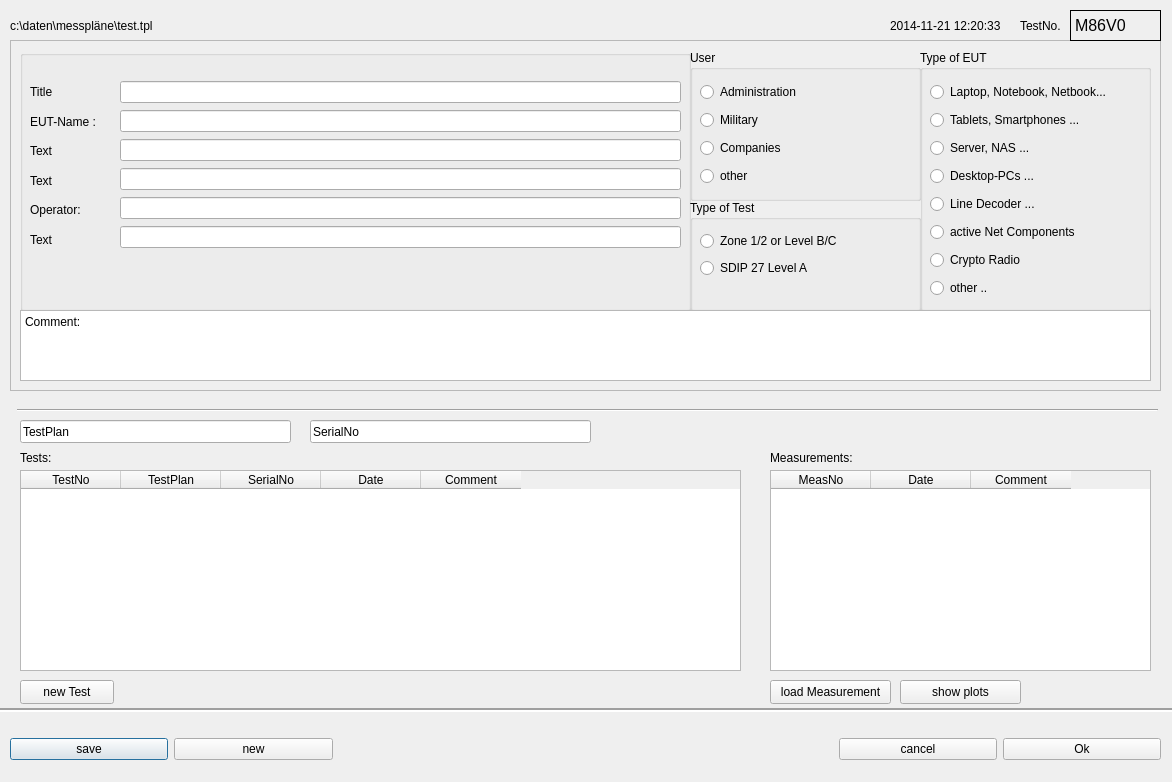
<?xml version="1.0" encoding="UTF-8"?>
<ui version="4.0">
 <class>TestDescription</class>
 <widget class="QDialog" name="TestDescription">
  <property name="geometry">
   <rect>
    <x>0</x>
    <y>0</y>
    <width>1172</width>
    <height>782</height>
   </rect>
  </property>
  <property name="windowTitle">
   <string>Test Description</string>
  </property>
  <widget class="QWidget" name="horizontalLayoutWidget_3">
   <property name="geometry">
    <rect>
     <x>10</x>
     <y>730</y>
     <width>1151</width>
     <height>39</height>
    </rect>
   </property>
   <layout class="QHBoxLayout" name="horizontalLayout_3">
    <item>
     <widget class="QPushButton" name="BtnSaveDescription">
      <property name="text">
       <string>save</string>
      </property>
     </widget>
    </item>
    <item>
     <widget class="QPushButton" name="BtnNewDescription">
      <property name="text">
       <string>new</string>
      </property>
     </widget>
    </item>
    <item>
     <spacer name="horizontalSpacer_2">
      <property name="orientation">
       <enum>Qt::Horizontal</enum>
      </property>
      <property name="sizeType">
       <enum>QSizePolicy::Fixed</enum>
      </property>
      <property name="sizeHint" stdset="0">
       <size>
        <width>500</width>
        <height>34</height>
       </size>
      </property>
     </spacer>
    </item>
    <item>
     <widget class="QPushButton" name="BtnCancel">
      <property name="sizePolicy">
       <sizepolicy hsizetype="Minimum" vsizetype="Fixed">
        <horstretch>0</horstretch>
        <verstretch>0</verstretch>
       </sizepolicy>
      </property>
      <property name="text">
       <string>cancel</string>
      </property>
     </widget>
    </item>
    <item>
     <widget class="QPushButton" name="BtnOk">
      <property name="text">
       <string>Ok</string>
      </property>
     </widget>
    </item>
   </layout>
  </widget>
  <widget class="QFrame" name="frame">
   <property name="geometry">
    <rect>
     <x>10</x>
     <y>40</y>
     <width>1151</width>
     <height>351</height>
    </rect>
   </property>
   <property name="frameShape">
    <enum>QFrame::StyledPanel</enum>
   </property>
   <property name="frameShadow">
    <enum>QFrame::Raised</enum>
   </property>
   <widget class="QGroupBox" name="groupBox">
    <property name="geometry">
     <rect>
      <x>910</x>
      <y>10</y>
      <width>231</width>
      <height>261</height>
     </rect>
    </property>
    <property name="title">
     <string>Type of EUT</string>
    </property>
    <widget class="QWidget" name="verticalLayoutWidget_2">
     <property name="geometry">
      <rect>
       <x>10</x>
       <y>30</y>
       <width>201</width>
       <height>221</height>
      </rect>
     </property>
     <layout class="QVBoxLayout" name="verticalLayout_2">
      <item>
       <widget class="QRadioButton" name="RBtnTE1">
        <property name="text">
         <string>Laptop, Notebook, Netbook...</string>
        </property>
       </widget>
      </item>
      <item>
       <widget class="QRadioButton" name="RBtnTE2">
        <property name="text">
         <string>Tablets, Smartphones ...</string>
        </property>
       </widget>
      </item>
      <item>
       <widget class="QRadioButton" name="RBtnTE3">
        <property name="text">
         <string>Server, NAS ...</string>
        </property>
       </widget>
      </item>
      <item>
       <widget class="QRadioButton" name="RBtnTE4">
        <property name="toolTip">
         <string>e.g. SINA-Workstation</string>
        </property>
        <property name="text">
         <string>Desktop-PCs ...</string>
        </property>
       </widget>
      </item>
      <item>
       <widget class="QRadioButton" name="RBtnTE5">
        <property name="toolTip">
         <string>e.g Elcrodat, SINA-Box</string>
        </property>
        <property name="text">
         <string>Line Decoder ...</string>
        </property>
       </widget>
      </item>
      <item>
       <widget class="QRadioButton" name="RBtnTE6">
        <property name="toolTip">
         <string>e.g. Router, Switches</string>
        </property>
        <property name="text">
         <string>active Net Components</string>
        </property>
       </widget>
      </item>
      <item>
       <widget class="QRadioButton" name="RBtnTE7">
        <property name="text">
         <string>Crypto Radio</string>
        </property>
       </widget>
      </item>
      <item>
       <widget class="QRadioButton" name="RBtnTE8">
        <property name="toolTip">
         <string>e.g Key?, KVZ</string>
        </property>
        <property name="text">
         <string>other ..</string>
        </property>
       </widget>
      </item>
     </layout>
    </widget>
   </widget>
   <widget class="QGroupBox" name="groupBox_2">
    <property name="geometry">
     <rect>
      <x>10</x>
      <y>10</y>
      <width>671</width>
      <height>261</height>
     </rect>
    </property>
    <property name="title">
     <string/>
    </property>
    <widget class="QWidget" name="verticalLayoutWidget_3">
     <property name="geometry">
      <rect>
       <x>100</x>
       <y>30</y>
       <width>561</width>
       <height>169</height>
      </rect>
     </property>
     <layout class="QVBoxLayout" name="verticalLayout_3">
      <item>
       <widget class="QLineEdit" name="lineEdit_2"/>
      </item>
      <item>
       <widget class="QLineEdit" name="lineEdit_5"/>
      </item>
      <item>
       <widget class="QLineEdit" name="lineEdit_3"/>
      </item>
      <item>
       <widget class="QLineEdit" name="lineEdit_6"/>
      </item>
      <item>
       <widget class="QLineEdit" name="lineEdit_4"/>
      </item>
      <item>
       <widget class="QLineEdit" name="lineEdit"/>
      </item>
     </layout>
    </widget>
    <widget class="QWidget" name="verticalLayoutWidget">
     <property name="geometry">
      <rect>
       <x>10</x>
       <y>30</y>
       <width>82</width>
       <height>171</height>
      </rect>
     </property>
     <layout class="QVBoxLayout" name="verticalLayout">
      <item>
       <widget class="QLabel" name="label_8">
        <property name="text">
         <string>Title</string>
        </property>
       </widget>
      </item>
      <item>
       <widget class="QLabel" name="label_4">
        <property name="text">
         <string>EUT-Name :</string>
        </property>
       </widget>
      </item>
      <item>
       <widget class="QLabel" name="label_6">
        <property name="text">
         <string>Text</string>
        </property>
       </widget>
      </item>
      <item>
       <widget class="QLabel" name="label_7">
        <property name="text">
         <string>Text</string>
        </property>
       </widget>
      </item>
      <item>
       <widget class="QLabel" name="label_5">
        <property name="text">
         <string>Operator:</string>
        </property>
       </widget>
      </item>
      <item>
       <widget class="QLabel" name="label_9">
        <property name="text">
         <string>Text</string>
        </property>
       </widget>
      </item>
     </layout>
    </widget>
   </widget>
   <widget class="QGroupBox" name="groupBox_3">
    <property name="geometry">
     <rect>
      <x>680</x>
      <y>10</y>
      <width>231</width>
      <height>151</height>
     </rect>
    </property>
    <property name="title">
     <string>User</string>
    </property>
    <widget class="QWidget" name="verticalLayoutWidget_4">
     <property name="geometry">
      <rect>
       <x>10</x>
       <y>30</y>
       <width>211</width>
       <height>111</height>
      </rect>
     </property>
     <layout class="QVBoxLayout" name="verticalLayout_4">
      <item>
       <widget class="QRadioButton" name="RBtnUser1">
        <property name="whatsThis">
         <string>&lt;html&gt;&lt;head/&gt;&lt;body&gt;&lt;p&gt;&lt;span style=&quot; font-weight:600;&quot;&gt;who uses or get the tested EUT:&lt;/span&gt;&lt;/p&gt;&lt;p&gt;Administration and other organistions (e.g. BMVg)&lt;/p&gt;&lt;/body&gt;&lt;/html&gt;</string>
        </property>
        <property name="text">
         <string>Administration</string>
        </property>
       </widget>
      </item>
      <item>
       <widget class="QRadioButton" name="RBtnUser2">
        <property name="whatsThis">
         <string>&lt;html&gt;&lt;head/&gt;&lt;body&gt;&lt;p&gt;&lt;span style=&quot; font-weight:600;&quot;&gt;who uses or get the tested EUT:&lt;/span&gt;&lt;/p&gt;&lt;p&gt;Military and military administration (e.g. BWI, BAAINBw)&lt;/p&gt;&lt;/body&gt;&lt;/html&gt;</string>
        </property>
        <property name="text">
         <string>Military</string>
        </property>
       </widget>
      </item>
      <item>
       <widget class="QRadioButton" name="RBtnUser3">
        <property name="whatsThis">
         <string>&lt;html&gt;&lt;head/&gt;&lt;body&gt;&lt;p&gt;&lt;span style=&quot; font-weight:600;&quot;&gt;who uses or get the tested EUT:&lt;/span&gt;&lt;/p&gt;&lt;p&gt;Companies&lt;/p&gt;&lt;/body&gt;&lt;/html&gt;</string>
        </property>
        <property name="text">
         <string>Companies</string>
        </property>
       </widget>
      </item>
      <item>
       <widget class="QRadioButton" name="RBtnUser4">
        <property name="whatsThis">
         <string>&lt;html&gt;&lt;head/&gt;&lt;body&gt;&lt;p&gt;&lt;span style=&quot; font-weight:600;&quot;&gt;who uses or get the tested EUT:&lt;/span&gt;&lt;/p&gt;&lt;p&gt;other (e.g. private persons)&lt;/p&gt;&lt;/body&gt;&lt;/html&gt;</string>
        </property>
        <property name="text">
         <string>other</string>
        </property>
       </widget>
      </item>
     </layout>
    </widget>
   </widget>
   <widget class="QGroupBox" name="groupBox_4">
    <property name="geometry">
     <rect>
      <x>680</x>
      <y>160</y>
      <width>231</width>
      <height>111</height>
     </rect>
    </property>
    <property name="title">
     <string>Type of Test</string>
    </property>
    <widget class="QWidget" name="verticalLayoutWidget_5">
     <property name="geometry">
      <rect>
       <x>10</x>
       <y>30</y>
       <width>214</width>
       <height>51</height>
      </rect>
     </property>
     <layout class="QVBoxLayout" name="verticalLayout_5">
      <item>
       <widget class="QRadioButton" name="RBtnTT1">
        <property name="whatsThis">
         <string>&lt;html&gt;&lt;head/&gt;&lt;body&gt;&lt;p&gt;&lt;span style=&quot; font-weight:600;&quot;&gt;Type of Test:&lt;/span&gt;&lt;/p&gt;&lt;p&gt;Zone 1 &amp;amp; 2 (national)&lt;/p&gt;&lt;p&gt;or&lt;/p&gt;&lt;p&gt;Level B &amp;amp; C (internationa)&lt;/p&gt;&lt;/body&gt;&lt;/html&gt;</string>
        </property>
        <property name="text">
         <string>Zone 1/2 or Level B/C</string>
        </property>
       </widget>
      </item>
      <item>
       <widget class="QRadioButton" name="RBtnTT2">
        <property name="whatsThis">
         <string>&lt;html&gt;&lt;head/&gt;&lt;body&gt;&lt;p&gt;&lt;span style=&quot; font-weight:600;&quot;&gt;Type of Test&lt;/span&gt;&lt;/p&gt;&lt;/body&gt;&lt;/html&gt;</string>
        </property>
        <property name="text">
         <string>SDIP 27 Level A</string>
        </property>
       </widget>
      </item>
     </layout>
    </widget>
   </widget>
   <widget class="QPlainTextEdit" name="plainTextEdit">
    <property name="geometry">
     <rect>
      <x>10</x>
      <y>270</y>
      <width>1131</width>
      <height>71</height>
     </rect>
    </property>
    <property name="plainText">
     <string>Comment:</string>
    </property>
   </widget>
   <zorder>groupBox_2</zorder>
   <zorder>groupBox</zorder>
   <zorder>groupBox_3</zorder>
   <zorder>groupBox_4</zorder>
   <zorder>plainTextEdit</zorder>
  </widget>
  <widget class="QLabel" name="label_3">
   <property name="geometry">
    <rect>
     <x>1070</x>
     <y>10</y>
     <width>91</width>
     <height>31</height>
    </rect>
   </property>
   <property name="font">
    <font>
     <pointsize>12</pointsize>
    </font>
   </property>
   <property name="toolTip">
    <string>&lt;html&gt;&lt;head/&gt;&lt;body&gt;&lt;p&gt;TestNo:&lt;/p&gt;&lt;p&gt;[Test]-[Measurement]-[sheet of ]&lt;/p&gt;&lt;p&gt;e.g. M86V0-34-2/6&lt;/p&gt;&lt;/body&gt;&lt;/html&gt;</string>
   </property>
   <property name="whatsThis">
    <string extracomment="testtet"/>
   </property>
   <property name="frameShape">
    <enum>QFrame::Box</enum>
   </property>
   <property name="text">
    <string>M86V0</string>
   </property>
  </widget>
  <widget class="QLabel" name="label_11">
   <property name="geometry">
    <rect>
     <x>10</x>
     <y>10</y>
     <width>521</width>
     <height>31</height>
    </rect>
   </property>
   <property name="text">
    <string>c:\daten\messpläne\test.tpl</string>
   </property>
  </widget>
  <widget class="QLabel" name="label_10">
   <property name="geometry">
    <rect>
     <x>890</x>
     <y>10</y>
     <width>131</width>
     <height>31</height>
    </rect>
   </property>
   <property name="text">
    <string>2014-11-21 12:20:33</string>
   </property>
  </widget>
  <widget class="QLabel" name="label_2">
   <property name="geometry">
    <rect>
     <x>1020</x>
     <y>10</y>
     <width>51</width>
     <height>31</height>
    </rect>
   </property>
   <property name="font">
    <font>
     <pointsize>9</pointsize>
     <weight>50</weight>
     <bold>false</bold>
    </font>
   </property>
   <property name="text">
    <string>TestNo.</string>
   </property>
  </widget>
  <widget class="Line" name="line">
   <property name="geometry">
    <rect>
     <x>-3</x>
     <y>700</y>
     <width>1181</width>
     <height>20</height>
    </rect>
   </property>
   <property name="lineWidth">
    <number>2</number>
   </property>
   <property name="orientation">
    <enum>Qt::Horizontal</enum>
   </property>
  </widget>
  <widget class="Line" name="line_2">
   <property name="geometry">
    <rect>
     <x>17</x>
     <y>400</y>
     <width>1141</width>
     <height>20</height>
    </rect>
   </property>
   <property name="orientation">
    <enum>Qt::Horizontal</enum>
   </property>
  </widget>
  <widget class="QLineEdit" name="lineEdit_7">
   <property name="geometry">
    <rect>
     <x>20</x>
     <y>420</y>
     <width>271</width>
     <height>23</height>
    </rect>
   </property>
   <property name="text">
    <string>TestPlan</string>
   </property>
  </widget>
  <widget class="QLineEdit" name="lineEdit_8">
   <property name="geometry">
    <rect>
     <x>310</x>
     <y>420</y>
     <width>281</width>
     <height>23</height>
    </rect>
   </property>
   <property name="text">
    <string>SerialNo</string>
   </property>
  </widget>
  <widget class="QLabel" name="label">
   <property name="geometry">
    <rect>
     <x>20</x>
     <y>450</y>
     <width>55</width>
     <height>15</height>
    </rect>
   </property>
   <property name="text">
    <string>Tests:</string>
   </property>
  </widget>
  <widget class="QLabel" name="label_12">
   <property name="geometry">
    <rect>
     <x>770</x>
     <y>450</y>
     <width>101</width>
     <height>16</height>
    </rect>
   </property>
   <property name="text">
    <string>Measurements:</string>
   </property>
  </widget>
  <widget class="QPushButton" name="pushButton">
   <property name="geometry">
    <rect>
     <x>900</x>
     <y>680</y>
     <width>121</width>
     <height>24</height>
    </rect>
   </property>
   <property name="text">
    <string>show plots</string>
   </property>
  </widget>
  <widget class="QPushButton" name="pushButton_2">
   <property name="geometry">
    <rect>
     <x>20</x>
     <y>680</y>
     <width>94</width>
     <height>24</height>
    </rect>
   </property>
   <property name="text">
    <string>new Test</string>
   </property>
  </widget>
  <widget class="QPushButton" name="pushButton_3">
   <property name="geometry">
    <rect>
     <x>770</x>
     <y>680</y>
     <width>121</width>
     <height>24</height>
    </rect>
   </property>
   <property name="text">
    <string>load Measurement</string>
   </property>
  </widget>
  <widget class="QTableWidget" name="tableWidget_2">
   <property name="geometry">
    <rect>
     <x>20</x>
     <y>470</y>
     <width>721</width>
     <height>201</height>
    </rect>
   </property>
   <column>
    <property name="text">
     <string>TestNo</string>
    </property>
   </column>
   <column>
    <property name="text">
     <string>TestPlan</string>
    </property>
   </column>
   <column>
    <property name="text">
     <string>SerialNo</string>
    </property>
   </column>
   <column>
    <property name="text">
     <string>Date</string>
    </property>
   </column>
   <column>
    <property name="text">
     <string>Comment</string>
    </property>
   </column>
  </widget>
  <widget class="QTableWidget" name="tableWidget">
   <property name="geometry">
    <rect>
     <x>770</x>
     <y>470</y>
     <width>381</width>
     <height>201</height>
    </rect>
   </property>
   <column>
    <property name="text">
     <string>MeasNo</string>
    </property>
   </column>
   <column>
    <property name="text">
     <string>Date</string>
    </property>
   </column>
   <column>
    <property name="text">
     <string>Comment</string>
    </property>
   </column>
  </widget>
  <action name="actionLoadAndStart">
   <property name="text">
    <string>LoadAndStart</string>
   </property>
  </action>
 </widget>
 <resources/>
 <connections/>
</ui>
